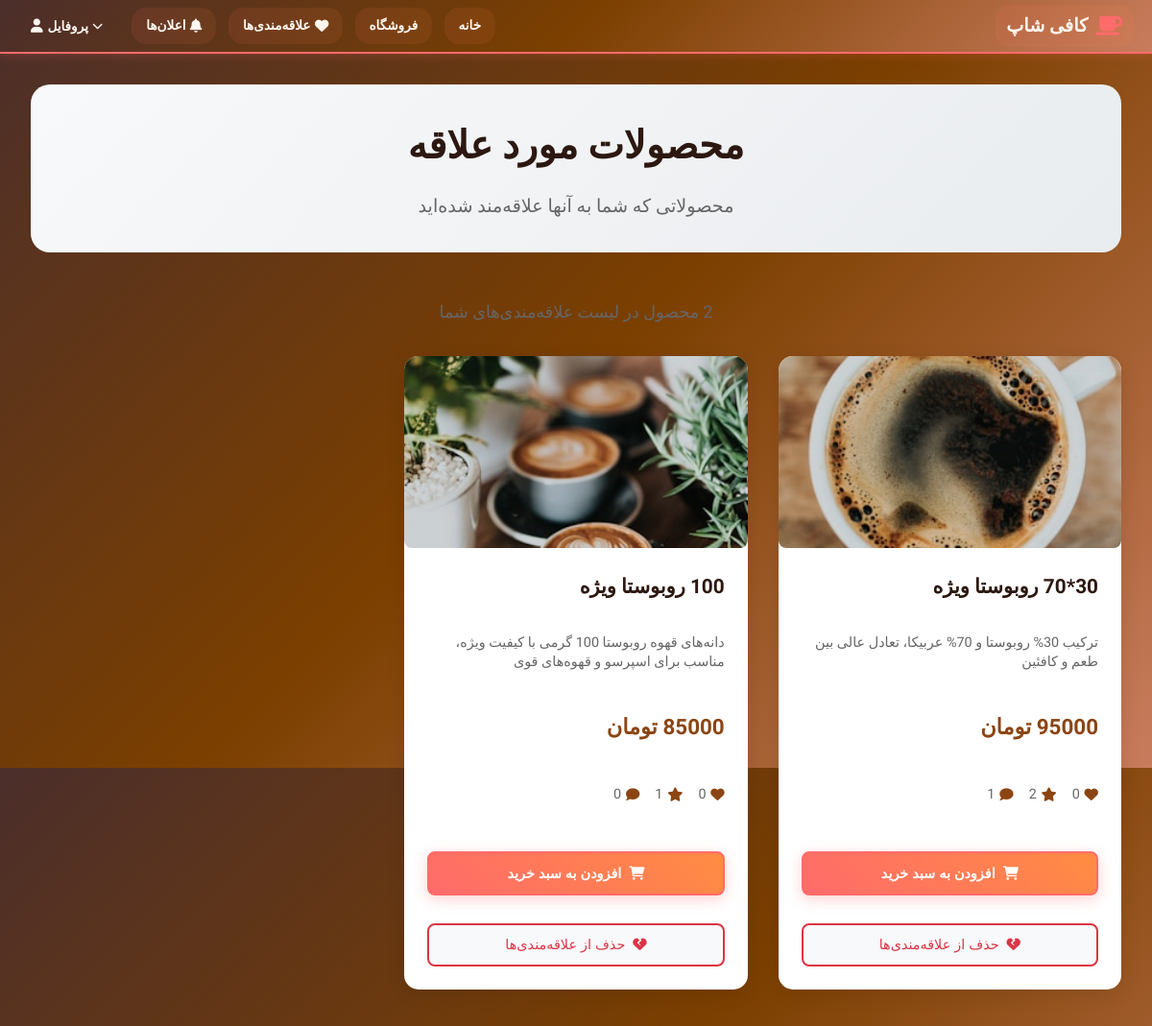
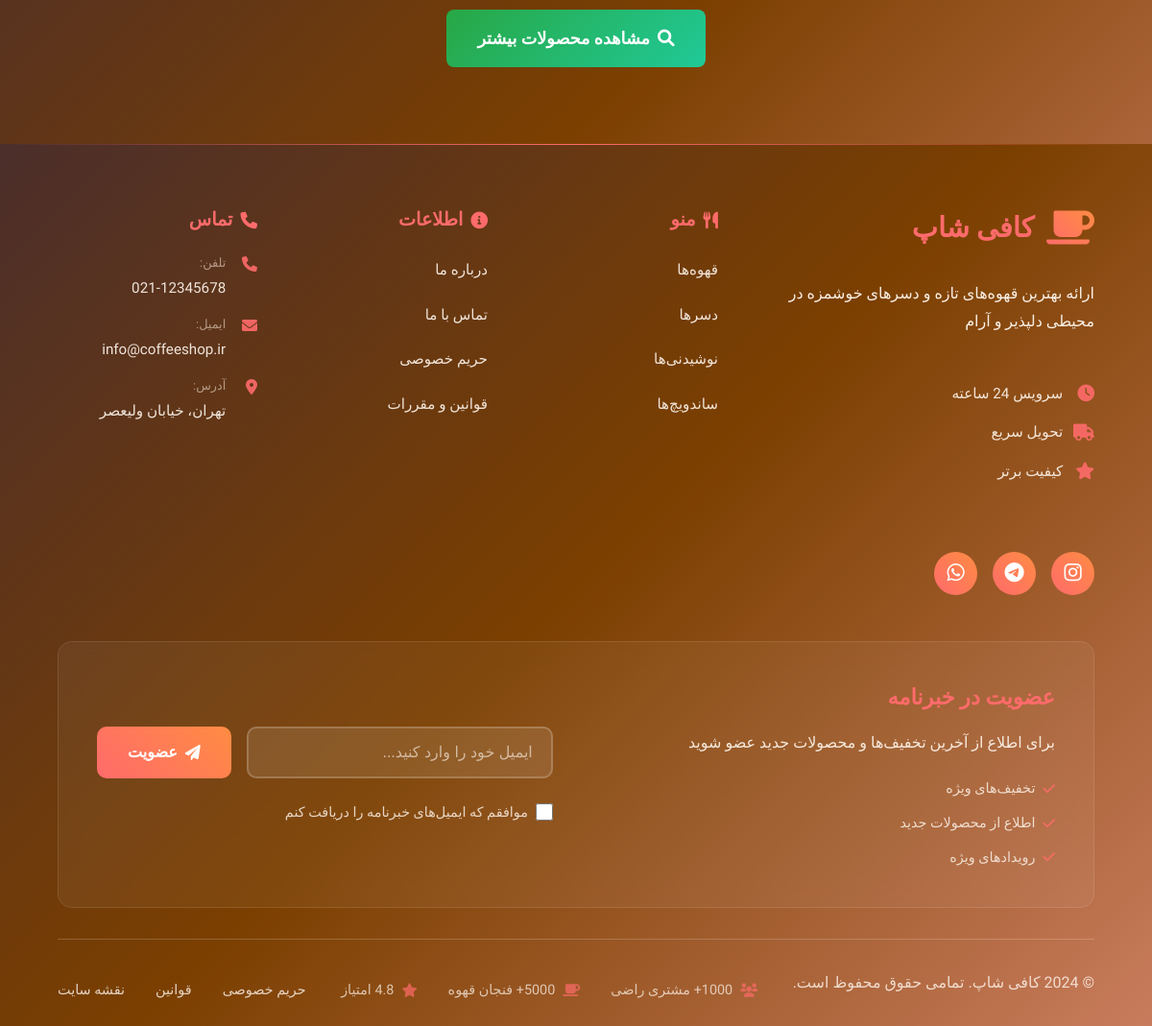
The app's page /shop/favorites/ (signed in) with its own data (2 pictures, top to bottom).
### shop/models.py (models this page shows, shortened)
class Product(models.Model):
    name = models.CharField(max_length=200, db_index=True)
    description = models.TextField()
    price = models.DecimalField(max_digits=10, decimal_places=2, db_index=True)
    image = models.ImageField(upload_to='products/', blank=True, null=True)
    category = models.ForeignKey(Category, on_delete=models.CASCADE, db_index=True)
    stock = models.IntegerField(default=0, db_index=True)
    featured = models.BooleanField(default=False, verbose_name='ویژه', db_index=True)
    created_at = models.DateTimeField(auto_now_add=True, db_index=True)
    updated_at = models.DateTimeField(auto_now=True)
    class Meta:
        ordering = ['-created_at']
        indexes = [
            models.Index(fields=['category', '-created_at']),
            models.Index(fields=['featured', '-created_at']),
            models.Index(fields=['price']),
        ]

### shop/views.py (the view)
# urls.py: path('favorites/', views.favorite_products, name='favorite_products'),
@login_required
def favorite_products(request):
    favorites = ProductFavorite.objects.filter(user=request.user).select_related('product')
    products = [favorite.product for favorite in favorites]
    context = {
        'products': products,
        'page_title': 'محصولات مورد علاقه',
        'is_favorites_page': True
    }
    return render(request, 'shop/favorite_products.html', context)

### shop/recursion_prevention.py (called while the page is built, shortened)
    def process_response(self, request, response):
        if hasattr(self.local, 'request_stack') and self.local.request_stack:
            self.local.request_stack.pop()
            if not self.local.request_stack:
                self.local.start_time = time.time()
        return response

    def process_request(self, request):
        path = request.path
        if path == '/' and request.GET.get('loop_prevention'):
            return HttpResponse("Loop prevention activated", status=200)
        pass
        return None

### shop/templates/shop/favorite_products.html (shortened to what this page needs)
{% extends 'shop/base.html' %}
{% load static %}
{% block content %}
<div class="favorites-container">
    <div class="favorites-header">
        <h1>محصولات مورد علاقه</h1>
        <p>محصولاتی که شما به آنها علاقه‌مند شده‌اید</p>
    </div>
    <div class="favorites-content">
        {% if products %}
            <div class="favorites-count">
                <p>{{ products|length }} محصول در لیست علاقه‌مندی‌های شما</p>
            </div>
            <div class="favorites-grid">
                {% for product in products %}
                    <div class="favorite-card">
                        <div class="product-image">
                            {% if product.image %}
                                <img src="{{ product.image.url }}" alt="{{ product.name }}">
                            {% else %}
                                <div class="no-image">
                                    <i class="fas fa-coffee"></i>
                                </div>
                            {% endif %}
                        </div>
                        <div class="product-info">
                            <h3 class="product-name">{{ product.name }}</h3>
                            <p class="product-description">{{ product.description|truncatewords:15 }}</p>
                            <div class="product-price">{{ product.price|floatformat:0 }} تومان</div>
                            <div class="product-stats">
                                <span class="stat">
                                    <i class="fas fa-heart"></i>
                                    {{ product.likes.count }}
                                </span>
                                <span class="stat">
                                    <i class="fas fa-star"></i>
                                    {{ product.favorites.count }}
                                </span>
                                <span class="stat">
                                    <i class="fas fa-comment"></i>
                                    {{ product.comments.count }}
                                </span>
                            </div>
                            <div class="product-actions">
                                <button class="add-to-cart-btn" data-product-id="{{ product.id }}">
                                    <i class="fas fa-shopping-cart"></i>
                                    افزودن به سبد خرید
                                </button>
                                <button class="remove-favorite-btn" data-product-id="{{ product.id }}">
                                    <i class="fas fa-heart-broken"></i>
                                    حذف از علاقه‌مندی‌ها
                                </button>
                            </div>
                        </div>
                    </div>
                {% endfor %}
            </div>
            <div class="favorites-actions">
                <a href="{% url 'product_list' %}" class="browse-more-btn">
                    <i class="fas fa-search"></i>
                    مشاهده محصولات بیشتر
                </a>
            </div>
        {% endif %}
    </div>
</div>
{% endblock %}

### shop/static/shop/style.css (style rules this page uses)
* { margin: 0; padding: 0; box-sizing: border-box; }
html, body { margin: 0; padding: 0; height: 100%; }
body { background: linear-gradient(135deg, #4B2E2B 0%, #7B3F00 50%, #C97C5D 100%); background-attachment: fixed; background-size: 100% 100vh; color: #FFF8F0; font-family: 'Vazirmatn', 'Tahoma', 'Segoe UI', Arial, sans-serif; margin: 0; padding: 0; overflow-x: hidden; line-height: 1.6; min-height: 100vh; }
header, main, footer, section, div { margin: 0; padding: 0; }
.product-image { position: relative; height: 250px; overflow: hidden; }
.product-image img { width: 100%; height: 100%; object-fit: cover; transition: transform 0.3s ease; }
.product-info { padding: 1.5rem; }
.product-description { color: #6B4C3A; font-size: 0.9rem; margin-bottom: 1rem; line-height: 1.5; display: -webkit-box; -webkit-line-clamp: 3; -webkit-box-orient: vertical; overflow: hidden; }
.product-price { color: #4B2E2B; font-size: 1.2rem; font-weight: bold; margin-bottom: 1rem; }
.product-info { padding: 2rem; display: flex; flex-direction: column; justify-content: flex-start; gap: 1.5rem; }
.product-price { color: #4B2E2B; font-size: 2rem; font-weight: bold; margin: 0; }
.add-to-cart-btn { background: linear-gradient(45deg, #FF6B6B, #FF8C42) !important; color: white !important; border: 2px solid #FF6B6B !important; padding: 1rem 1.5rem; border-radius: 15px; cursor: pointer; font-weight: bold; display: flex; align-items: center; gap: 0.5rem; transition: all 0.3s ease; font-size: 0.9rem; margin-bottom: 1rem; box-shadow: 0 4px 15px rgba(255, 107, 107, 0.3); position: relative; overflow: hidden; }
.add-to-cart-btn::before { content: ''; position: absolute; top: 0; left: -100%; width: 100%; height: 100%; background: linear-gradient(90deg, transparent, rgba(255, 255, 255, 0.2), transparent); transition: left 0.5s; }
* { z-index: auto !important; }

### shop/static/shop/style-enhancements.css (style rules this page uses)
:root { --primary-color: #8B4513; --secondary-color: #D2691E; --accent-color: #F4A460; --dark-brown: #4B2E2B; --light-cream: #FFF8F0; --shadow-light: rgba(0, 0, 0, 0.1); --shadow-medium: rgba(0, 0, 0, 0.2); --shadow-heavy: rgba(0, 0, 0, 0.3); --gradient-primary: linear-gradient(135deg, var(--dark-brown) 0%, var(--primary-color) 50%, var(--secondary-color) 100%); --border-radius: 12px; --transition: all 0.3s cubic-bezier(0.4, 0, 0.2, 1); }
.product-image { width: 100%; height: 200px; object-fit: cover; border-radius: calc(var(--border-radius) - 4px); transition: var(--transition); filter: brightness(0.9); }

### records on screen
Product: image (picture), name "30*70 روبوستا ویژه", description "ترکیب 30% روبوستا و 70% عربیکا، تعادل عالی بین طعم و کافئین", price "95000", likes.count "0", favorites.count "2", comments.count "1"
Product: image (picture), name "100 روبوستا ویژه", description "دانه‌های قهوه روبوستا 100 گرمی با کیفیت ویژه، مناسب برای اسپرسو و قهوه‌های قوی", price "85000", likes.count "0", favorites.count "1", comments.count "0"
